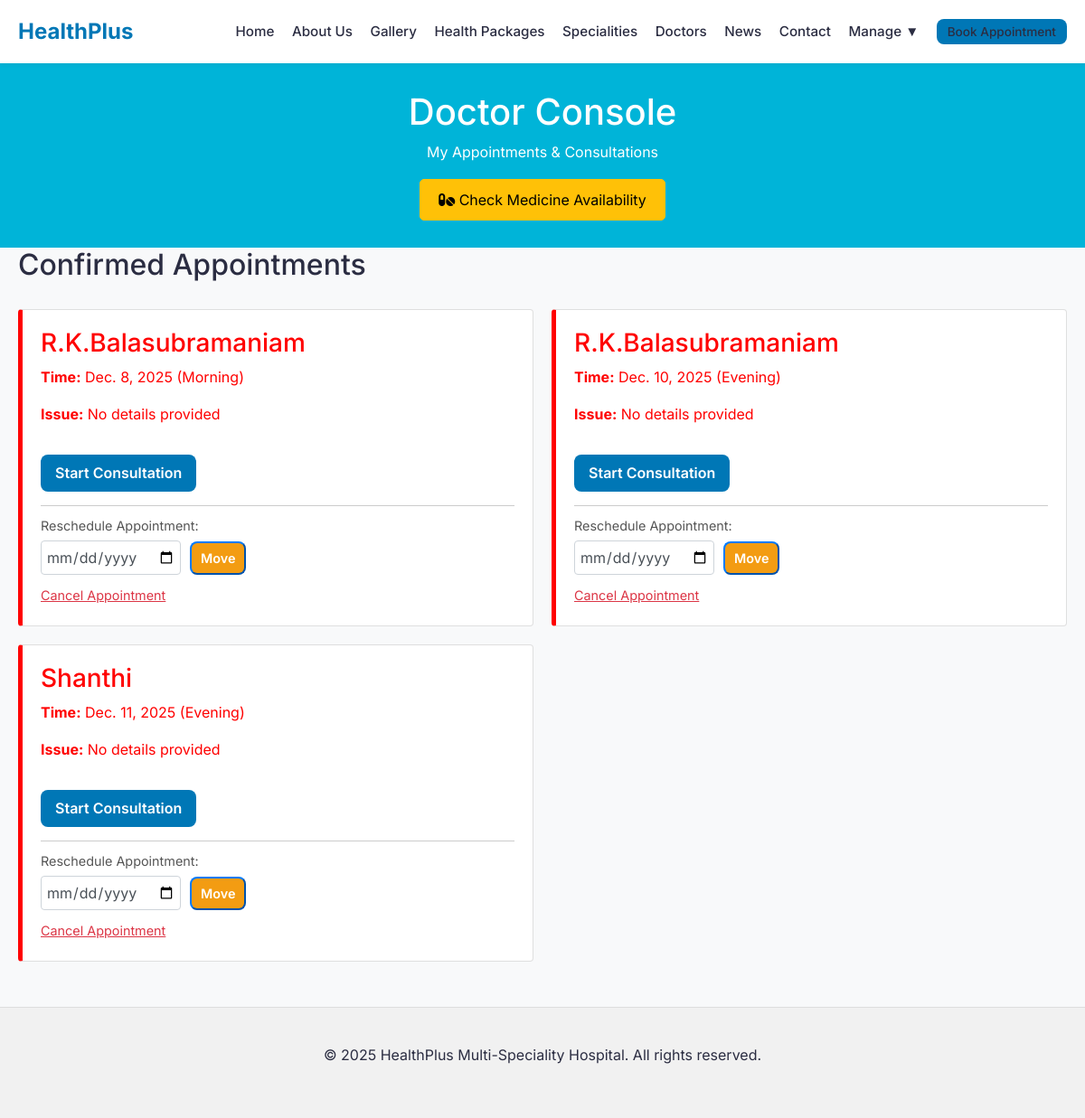
Screenshot of /appointments/doctor-console/ (signed in) with the database file from the repository.
### apps/appointments/models.py (models this page shows, shortened)
class AppointmentRequest(models.Model):
    STATUS_CHOICES = (
        ('pending', 'Pending'),
        ('confirmed', 'Confirmed'),
        ('completed', 'Completed'),
        ('cancelled', 'Cancelled'),
    )
    name = models.CharField(max_length=100)
    phone = models.CharField(max_length=15)
    email = models.EmailField(blank=True, null=True)
    doctor = models.ForeignKey(Doctor, on_delete=models.SET_NULL, null=True, blank=True)
    department = models.ForeignKey(Department, on_delete=models.SET_NULL, null=True, blank=True)
    preferred_date = models.DateField()
    preferred_time = models.CharField(max_length=50, help_text="e.g. Morning, Evening, or 10:00 AM")
    message = models.TextField(blank=True)
    status = models.CharField(max_length=20, choices=STATUS_CHOICES, default='pending')
    created_at = models.DateTimeField(auto_now_add=True)

### apps/appointments/views.py (the view)
# urls.py: path('doctor-console/', views.doctor_console, name='doctor_console'),
@login_required
def doctor_console(request):
    is_doctor = request.user.groups.filter(name='Doctors').exists()
    is_admin = request.user.is_superuser
    if not (is_doctor or is_admin):
        messages.error(request, "Access Denied: You do not have permission to view the Doctor Console.")
        return redirect('home')
    appointments = AppointmentRequest.objects.filter(status='confirmed')
    if hasattr(request.user, 'doctor_profile'):
        appointments = appointments.filter(doctor=request.user.doctor_profile)
    appointments = appointments.order_by('preferred_date')
    today = timezone.now().date()
    return render(request, 'appointments/doctor_console.html', {'appointments': appointments, 'today': today})

### apps/core/templatetags/auth_extras.py (called while the page is built)
@register.filter(name='has_group')
def has_group(user, group_name):
    return user.groups.filter(name=group_name).exists()

### templates/appointments/doctor_console.html (shortened to what this page needs)
{% extends 'base.html' %}
{% load static %}
{% block content %}
<section class="page-header">
    <div class="container">
        <h1>Doctor Console</h1>
        <p>My Appointments & Consultations</p>
        <div class="mt-3">
            <a href="{% url 'pharmacy:stock_list' %}" class="btn btn-warning"
                style="background-color: #ffc107; color: black; padding: 10px 20px; text-decoration: none; border-radius: 5px;"
                target="_blank">
                <i class="fas fa-pills"></i> Check Medicine Availability
            </a>
        </div>
    </div>
</section>
<section class="container section-padding">
    <h2>Confirmed Appointments</h2>
    <div class="grid-2">
        {% for appt in appointments %}
        <div class="card"
            style="padding: 20px; border-left: 5px solid {% if appt.preferred_date < today %}red{% else %}var(--primary-color){% endif %}; {% if appt.preferred_date < today %}color: red;{% endif %}">
            <h3>{{ appt.name }}</h3>
            <p><strong>Time:</strong> {{ appt.preferred_date }} ({{ appt.preferred_time }})</p>
            <p><strong>Issue:</strong> {{ appt.message|default:"No details provided" }}</p>
            <div style="margin-top: 15px;">
                <a href="{% url 'consultation' appt.pk %}" class="btn-primary"
                    style="display:inline-block; width: auto; margin-right: 10px;">Start Consultation</a>
                {% if appt.preferred_date < today %} <div
                    style="margin-top: 15px; border-top: 1px solid #ccc; padding-top: 10px;">
                    <p style="font-size: 0.9rem; margin-bottom: 5px; color: #555;">Reschedule Appointment:</p>
                    <form action="{% url 'reschedule_appointment' appt.pk %}" method="post"
                        style="display: flex; gap: 10px; align-items: center;">
                        <input type="date" name="new_date" required class="form-control"
                            style="padding: 5px; width: auto;">
                        <button type="submit" class="btn-primary"
                            style="padding: 5px 10px; font-size: 0.9rem; background: #f39c12;">Move</button>
                    </form>
                    <div style="margin-top: 10px;">
                        <a href="{% url 'cancel_appointment_doctor' appt.pk %}"
                            onclick="return confirm('Are you sure you want to cancel this appointment?');"
                            style="color: #dc3545; text-decoration: underline; font-size: 0.9rem;">Cancel
                            Appointment</a>
                    </div>
            </div>
            {% endif %}
        </div>
    </div>
    {% empty %}
    <p>No confirmed appointments for today.</p>
    {% endfor %}
    </div>
</section>
{% endblock %}

### static/css/style.css (style rules this page uses)
:root { --primary-color: #0077b6; --secondary-color: #00b4d8; --accent-color: #90e0ef; --text-color: #2b2d42; --light-bg: #f8f9fa; --white: #ffffff; --shadow-sm: 0 2px 4px rgba(0, 0, 0, 0.05); --shadow-md: 0 4px 6px rgba(0, 0, 0, 0.1); --radius: 8px; --font-main: 'Inter', sans-serif; }
* { box-sizing: border-box; margin: 0; padding: 0; }
body { font-family: var(--font-main); background-color: var(--light-bg); color: var(--text-color); line-height: 1.6; margin: 0; min-height: 100vh; }
html { height: 100vh; }
.container { max-width: 1200px; margin: 0 auto; padding: 0 20px; }
.btn-primary { background-color: var(--primary-color); color: var(--white); padding: 8px 16px; border-radius: var(--radius); text-decoration: none; font-weight: 600; transition: background-color 0.3s; }

### templates/appointments/doctor_console.html (style rules this page uses)
.page-header { background: var(--secondary-color); color: white; padding: 30px 0; text-align: center; }
.grid-2 { display: grid; grid-template-columns: 1fr 1fr; gap: 20px; margin-top: 30px; }

### rows the page displays
AppointmentRequest: name "R.K.Balasubramaniam", preferred_date "Dec. 8, 2025", preferred_time "Morning", message "No details provided"
AppointmentRequest: name "R.K.Balasubramaniam", preferred_date "Dec. 10, 2025", preferred_time "Evening", message "No details provided"
AppointmentRequest: name "Shanthi", preferred_date "Dec. 11, 2025", preferred_time "Evening", message "No details provided"
